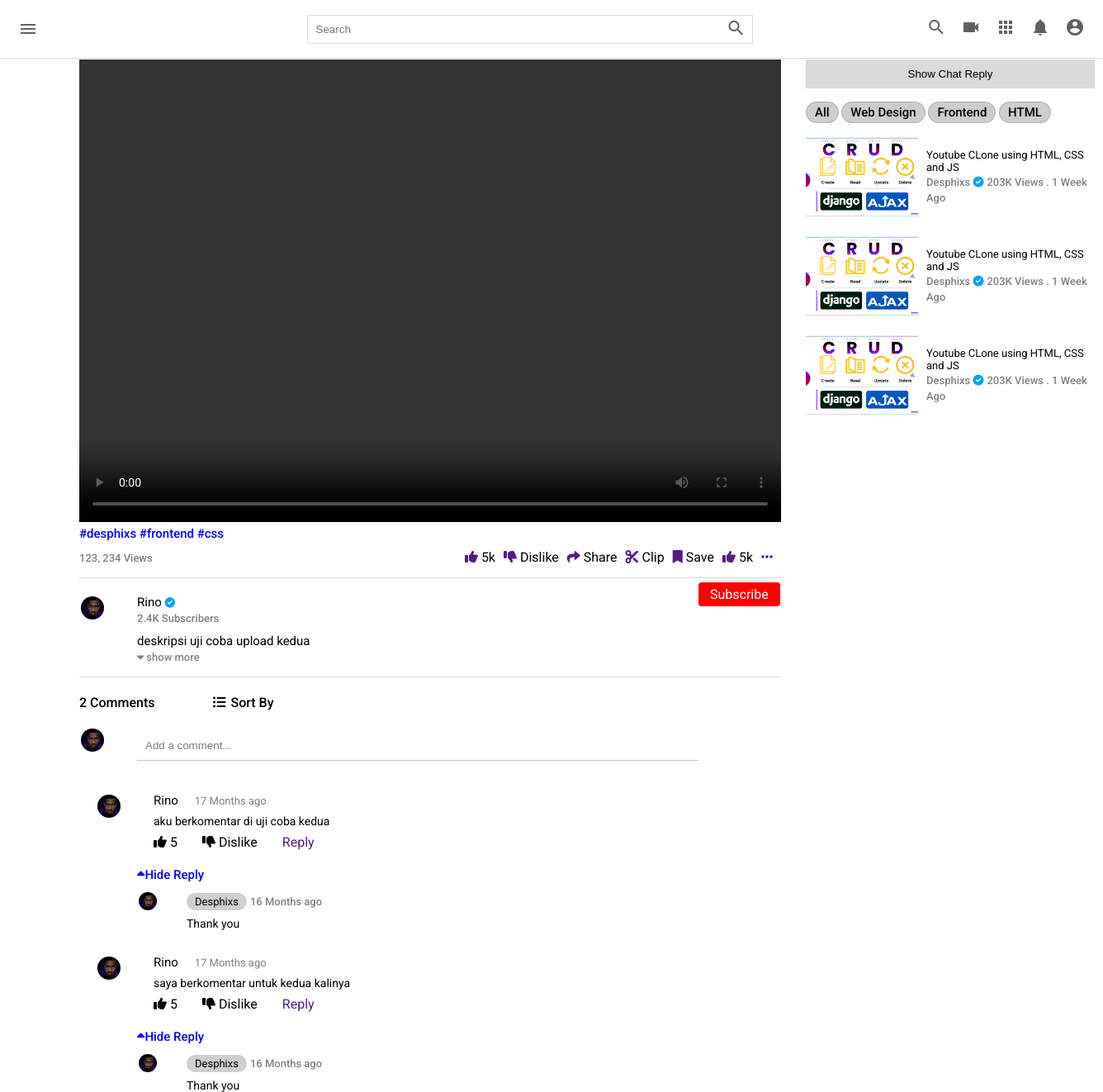
Screenshot of /videos/2/ with the database file from the repository.
### youtubeClone/models.py (models this page shows, shortened)
class Video(models.Model):
    video = models.FileField(upload_to=user_directory_path, null=True)
    thumbnail = models.ImageField(upload_to=thumbnail_directory_path, null=True)
    title = models.CharField(max_length=100)
    description = models.TextField()
    tags = TaggableManager()
    visibility = models.CharField(choices=VISIBILITY, max_length=100, default='public')
    created_at = models.DateTimeField(auto_now_add=True)
    updated_at = models.DateTimeField(auto_now=True)
    user = models.ForeignKey(User, on_delete=models.SET_NULL, null=True)
    views = models.PositiveIntegerField(default=0)
    likes = models.ManyToManyField(User, related_name='video_likes')
    is_featured = models.BooleanField(default=False)
    channel = models.ForeignKey(Channel, on_delete=models.CASCADE, related_name="channel_videos", null=True, blank=True)

class Comment(models.Model):
    video = models.ForeignKey(Video, on_delete=models.CASCADE)
    user = models.ForeignKey(User, on_delete=models.CASCADE)
    active = models.BooleanField(default=True)
    comment = models.TextField()
    created_at = models.DateTimeField(auto_now_add=True)

### userauths/models.py (models this page shows, shortened)
class User(AbstractUser):
    email = models.EmailField(unique=True, null=True)
    username = models.CharField(max_length=100)
    USERNAME_FIELD = 'email'
    REQUIRED_FIELDS = ['username']

### youtubeClone/views.py (the view)
# urls.py: path("videos/<video_id>/", views.video_detail, name="video_detail"),
def video_detail(request, video_id):
    video = get_object_or_404(Video, id=video_id)
    comments = Comment.objects.filter(video=video)
    if request.method == "POST":
        comment_form = CommentForm(request.POST)
        if comment_form.is_valid:
            comment = comment_form.save(commit=False)
            get_video_id = request.POST.get("video_id")
            video = Video.objects.get(id=get_video_id)
            comment.video = video
            comment.user = request.user
            comment.save()
    else:
        comment_form = CommentForm()
    context = {
        "video": video,
        "comment_form": comment_form,
        "comments": comments,
    }
    return render(request, "video.html", context)

### youtubeClone/forms.py
class CommentForm(forms.ModelForm):
    class Meta:
        model = Comment
        fields = ["comment",]

### templates/video.html (shortened to what this page needs)
{% load static %}
<!DOCTYPE html>
<html lang="en">
<head>
    <link rel="stylesheet" href="{% static "css/style.css" %}" type="text/css">
    <link rel="stylesheet" href="{% static "css/single.css" %}" type="text/css">
    <link rel="stylesheet" href="https://use.fontawesome.com/releases/v6.0.0/css/all.css" />
</head>
<body>
    <div class="header">
        <div class="header__left">
            <i id="menu" class="material-icons">menu</i>
        </div>
        <div class="header__search">
            <form action="">
                <input type="text" placeholder="Search">
                <button><i class="material-icons">search</i></button>
            </form>
        </div>
        <div class="header__icons">
            <i class="material-icons display-this">search</i>
            <i class="material-icons ">videocam</i>
            <i class="material-icons">apps</i>
            <i class="material-icons display-this">notifications</i>
            <i id="drop-down" class="material-icons display-this">account_circle</i>
        </div>
    </div>
    <main class="single_pages">
        <section class="video_items flex">
            <div class="left">
                <div class="left_content">
                    <video controls>
                        <source src="{{video.video.url}}" type="video/mp4" poster="{{video.thumbnail.url}}">
                    </video>
                    <div class="tag">
                        <label for="" class="tags">#desphixs #frontend #css</label>
                    </div>
                    <div class="view flex2 border_bottom">
                        <div class="view-text">
                            <span>123, 234 Views</span>
                        </div>
                        <div class="flex">
                            <div class="icon">
                                <a href=""><i class="fa fa-thumbs-up"></i></a>
                                <label for="">5k</label>
                            </div>
                            <div class="icon">
                                <a href=""><i class="fa fa-thumbs-down"></i></a>
                                <label for="">Dislike</label>
                            </div>
                            <div class="icon">
                                <a href=""><i class="fa fa-share"></i></a>
                                <label for="">Share</label>
                            </div>
                            <div class="icon">
                                <a href=""><i class="fa fa-scissors"></i></a>
                                <label for="">Clip</label>
                            </div>
                            <div class="icon">
                                <a href=""><i class="fa fa-bookmark"></i></a>
                                <label for="">Save</label>
                            </div>
                            <div class="icon">
                                <a href=""><i class="fa fa-thumbs-up"></i></a>
                                <label for="">5k</label>
                            </div>
                            <div class="icon">
                                <a href=""><i class="fa fa-ellipsis"></i></a>
                            </div>
                        </div>
                    </div>
                    <div class="details flex border_bottom">
                        <div class="img">
                            <img src="images/logo.jpg" alt="">
                        </div>
                        <div class="heading">
                            <h4>{{video.user.first_name}} <small><i class="fa fa-check-circle"></i></small> </h4>
                            <span>2.4K Subscribers</span>
                            <h5>{{video.description}}</h5>
                            <span> <i class="fa fa-caret-down"></i> show more</span>
                        </div>
                        <div>
                            <a href="" class="subscribe-btn">Subscribe</a>
                        </div>
                    </div>
                    <hr class="mid-hr">
                    <div class="comment">
                        <div class="comment-heading flex">
                            <h4>2 Comments</h4>
                            <h4><i class="fa fa-list-ul"></i> <label>Sort By</label> </h4>
                        </div>
                    </div>
                    <form action="" method="POST" enctype="multipart/form-data">
                        <div class="details comment_self flex">
                            <div class="img">
                                <img src="images/logo.jpg" alt="">
                            </div>
                            <div class="heading">
                                <input type="text" name="comment" placeholder="Add a comment...">
                            </div>
                        </div>
                    </form>
                    {% for c in comments %}
                    <div class="details_Comment">
                        <div class="details flex">
                            <div class="img">
                                <img  src="images/logo.jpg" alt="">
                            </div>
                            <div class="heading">
                                <h4>{{c.user.first_name}}<span>17 Months ago</span></h4>
                                <p>{{c.comment}}</p>
                                <div class="comment-like flex">
                                    <div class="icon">
                                        <i class="fa fa-thumbs-up"></i>
                                        <label for="">5</label>
                                    </div>
                                    <div class="icon">
                                        <i class="fa fa-thumbs-down"></i>
                                        <label for="">Dislike</label>
                                    </div>
                                    <div class="icon">
                                        <label for=""><a href="">Reply</a></label>
                                    </div>
                                </div>
                            </div>
                        </div>
                    </div>
                    <div class="replay">
                        <label for="" class="tags"><i class="fa fa-caret-up"></i>Hide Reply</label>
                        <div class="replay-details flex">
                            <div class="img">
                                <img src="images/logo.jpg"  alt="">
                            </div>
                            <div class="text">
                                <h4><label for="">Desphixs</label> <span>16 Months ago</span> </h4>
                                <p>Thank you</p>
                            </div>
                        </div>
                    </div>
                    {% endfor %}
                </div>
            </div>
            <div class="right">
                <div class="right_content">
                    <button class="chat">Show Chat Reply</button>
                    <div class="tags">
                        <label for="" class="tags-bg">All</label>
                        <label for="" class="tags-bg">Web Design</label>
                        <label for="" class="tags-bg">Frontend</label>
                        <label for="" class="tags-bg">HTML</label>
                    </div>
                    <div class="video_items vide_sidebar flex">
                        <a href="">
                            <img src="images/1.jpg" alt="">
                        </a>
                        <div class="details">
                            <p>Youtube CLone using HTML, CSS and JS</p>
                            <span>Desphixs <i class="fa fa-check-circle"></i></span>
                            <span>203K Views . 1 Week Ago </span>
                        </div>
                    </div>
                    <div class="video_items vide_sidebar flex">
                        <a href="">
                            <img src="images/1.jpg" alt="">
                        </a>
                        <div class="details">
                            <p>Youtube CLone using HTML, CSS and JS</p>
                            <span>Desphixs <i class="fa fa-check-circle"></i></span>
                            <span>203K Views . 1 Week Ago </span>
                        </div>
                    </div>
                    <div class="video_items vide_sidebar flex">
                        <a href="">
                            <img src="images/1.jpg" alt="">
                        </a>
                        <div class="details">
                            <p>Youtube CLone using HTML, CSS and JS</p>
                            <span>Desphixs <i class="fa fa-check-circle"></i></span>
                            <span>203K Views . 1 Week Ago </span>
                        </div>
                    </div>
                </div>
            </div>
        </section>
    </main>
</body>
</html>

### youtubeClone/static/css/style.css (style rules this page uses)
* { margin: 0; padding: 0; box-sizing: border-box; }
body { font-family: poppins; }
.material-icons { color: rgb(96, 96, 96); }
.header { display: flex; justify-content: space-between; align-items: center; height: 70px; padding: 15px; }
.header__left { display: flex; align-items: center; }
.header i { padding: 0 7px; cursor: pointer; }
.header__search form { border: 1px solid #ddd; height: 35px; margin: 0; padding: 0; display: flex; }
.header__search input { width: 500px; padding: 10px; margin: 0; border-radius: 0; border: none; height: 100%; }
.header__search button { padding: 0; margin: 0; height: 100%; border: none; border-radius: 0; }
hr { height: 1px; background-color: #e5e5e5; border: none; }
.title a, span { text-decoration: none; color: rgb(96, 96, 96); font-size: 14px; }
.flex { display: flex; }
.about-right h4, h5 { margin-bottom: 20px; margin-top: 20px; font-size: 15px; font-weight: normal; }
a { text-decoration: none; }

### youtubeClone/static/css/single.css (style rules this page uses)
body { font-family: "Roboto", "sans-serif"; padding: 16px 16px 0; margin: 56px 0 0 0 ; font-size: 16px; color: black; background-color: white; }
.header { position: fixed; top: 0; left: 0; background-color: #fff; z-index: 1; width: 100%; box-shadow: 0 1px 0 rgba(0, 0, 0, 0.151); }
.video_items video { width: 215px; height: 170px; }
.video_items a img { width: 295px; height: 170px; object-fit: cover; }
.video_items .details { margin-top: 15px; }
.video_items .img { width: 50px; height: 50px; border-radius: 50%; border: 2px solid white; margin: 10px 20px 0 0 ; }
.video_items img { height: 60%; width: 60%; object-fit: cover; border-radius: 50px; }
.fa-check-circle { color: rgb(0, 162, 255); }
.video_items .heading { width: 80%; color: black; }
.video_items p { margin: 0; }
.video_items span { margin: 0; color: gray; font-size: 13px; font-weight: 500; }
.flex { display: flex; }
@media screen and (min-width: 768px) { body { padding: 16px 48px 0 96px; } }
.left { width: 1000px; color: black; margin-right: 30px; }
.right { width: 350px; height: auto; margin-right: 10px; }
.left .left_content { width: 850px; }
.right_content { width: 350px; }
.flex2 { display: flex; justify-content: space-between; }
.left video { width: 100%; height: 70vh; }
.tags { color: blue; font-weight: 500; font-size: 15px; margin-bottom: 4px; }
.border_bottom { border-bottom: 1px solid rgba(0, 0, 0, 0.151); padding-bottom: 15px; }
.left .view { margin-top: 10px; }
.left .icon { margin-right: 10px; }
.left .details { margin-top: 10px; }
.left .details h4, .left .details h5 { margin: 0; margin-top: 10px; font-size: 15px; }
.left .details h4 { margin-right: 70px; font-weight: 400; }
.left .details h5 { font-weight: 400; }
.comment h4 { margin-right: 70px; font-weight: 500; }
.comment h4 i { margin-right: 2px; }
.comment_self input { width: 100%; padding: 10px; margin-top: 15px; background: none; border: none; outline: none; color: black; border-bottom: 1px solid rgba(0, 0, 0, 0.219); }
.mid-hr { color: rgba(119, 119, 119, 0.055); border: none; background: none; margin-bottom: 20px; }
.comment_self input::placeholder { color: rgb(122, 122, 122); }
.details_Comment h4 { font-weight: 500; font-size: 14px; }
.details_Comment h4 span { margin-left: 20px; font-weight: normal; }
.details_Comment p { font-size: 14px; margin: 8px 0; }
.details_Comment .icon { margin: 0; margin-right: 30px; }
.replay { margin-left: 70px; margin-top: 20px; }
.replay .img { width: 40px; height: 40px; object-fit: cover; }
.replay h4 { font-weight: 400; margin: 0; margin-top: 13px; }
.replay h4 label { background:rgba(128, 128, 128, 0.377); border-radius: 50px; font-size: 13px; padding: 3px 10px; margin-bottom: 10px; }
.subscribe-btn { background-color: red; padding: 5px 14px; color: white; text-decoration: none; border-radius: 4px; }
.replay p { font-size: 14px; margin-top: 10px; }
.details_Comment { margin: 20px; }
button { background: none ; outline: none; border: none; }
.chat { background-color: rgba(0, 0, 0, 0.144); padding: 10px; width: 100%; color: black; }
.tags-bg { background: rgba(100, 100, 100, 0.322); border: 1px solid rgba(0, 0, 0, 0.151); border-radius: 50px; padding: 3px 10px; color: black; }
.right .tags { margin: 20px 0; }
.vide_sidebar { margin: 20px 0; }
.vide_sidebar a { width: 40%; height: 100px; }
.vide_sidebar a img { width: 100%; border-radius: 1px; height: 100%; object-fit: cover; }
.vide_sidebar .details { width: 60%; margin-left: 10px; color: black; }
.vide_sidebar .details p { font-size: 13px; margin: 0; color: black; }

### rows the page displays
Video: user.first_name "Rino", description "deskripsi uji coba upload kedua"
Comment: user.first_name "Rino", comment "aku berkomentar di uji coba kedua"
Comment: user.first_name "Rino", comment "saya berkomentar untuk kedua kalinya"
